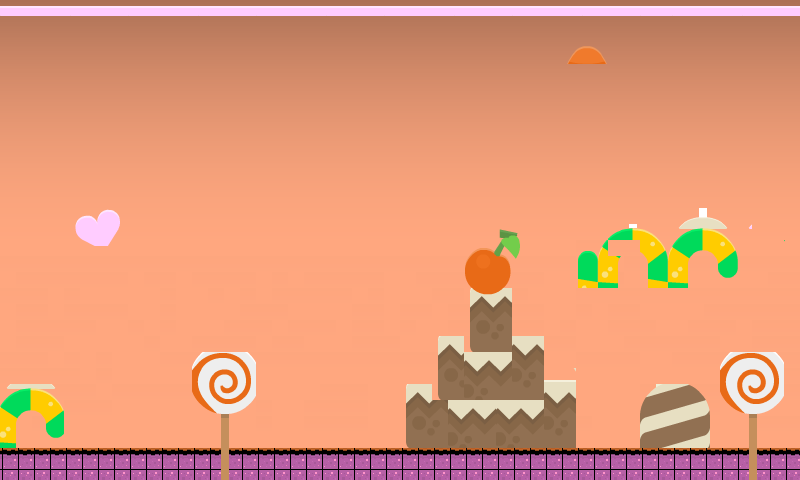

A level layout from a 2D game, rendered from its tile map. Below: a short description, then the map file with tile-grid data replaced by summaries:
An orthogonal 50x30 tile map with 16x16 px tiles, 3 tile layers (Tile Layer 1, Tile Layer 2, Tile Layer 3), 4 tilesets and 51 objects (33x fixture, 18x object).

<map version="1.0" orientation="orthogonal" renderorder="right-down" width="50" height="30" tilewidth="16" tileheight="16" nextobjectid="71">
 <tileset firstgid="1" name="roguelikeSheet_transparent" tilewidth="16" tileheight="16">
  <image source="../assets/roguelikeSheet_transparent.png" width="968" height="526" />
 </tileset>
 <tileset firstgid="1921" name="ken" tilewidth="16" tileheight="16">
  <image source="../assets/ken.png" width="640" height="480" />
 </tileset>
 <tileset firstgid="3121" name="candy" tilewidth="16" tileheight="16">
  <image source="../assets/candy.png" width="980" height="490" />
 </tileset>
 <tileset firstgid="4951" name="BGSkyTwilight7" tilewidth="16" tileheight="16">
  <image source="../assets/BGSkyTwilight7.png" width="32" height="480" />
 </tileset>
 <layer name="Tile Layer 1" width="50" height="30">
  <data>[1500 cells, 1500 non-empty, 53 distinct tile ids]</data>
 </layer>
 <layer name="Tile Layer 2" width="50" height="30">
  <data>[1500 cells, 58 non-empty, 14 distinct tile ids]</data>
 </layer>
 <layer name="Tile Layer 3" width="50" height="30">
  <data>[1500 cells, 262 non-empty, 153 distinct tile ids]</data>
 </layer>
 <objectgroup name="Object Layer 1">
  <object id="8" name="ptiche" type="object" x="204" y="333.333" width="36" height="23.3333">
   <properties>
    <property name="isSensor" value="true" />
    <property name="userData" value="qice" />
   </properties>
  </object>
  <object id="9" name="egg1point1" type="fixture" x="310.5" y="197.5" width="11" height="11">
   <properties>
    <property name="body" value="ptiche" />
    <property name="isSensor" value="true" />
    <property name="userData" value="egg1point1" />
   </properties>
   <ellipse />
  </object>
  <object id="10" name="egg1point1" type="fixture" x="258.5" y="299.5" width="11" height="11">
   <properties>
    <property name="body" value="ptiche" />
    <property name="isSensor" value="true" />
    <property name="userData" value="egg1point1" />
   </properties>
   <ellipse />
  </object>
  <object id="11" name="egg1point1" type="fixture" x="176.5" y="300.5" width="11" height="11">
   <properties>
    <property name="body" value="ptiche" />
    <property name="isSensor" value="true" />
    <property name="userData" value="egg1point1" />
   </properties>
   <ellipse />
  </object>
  <object id="12" name="egg1point1" type="fixture" x="151.5" y="249.5" width="11" height="11">
   <properties>
    <property name="body" value="ptiche" />
    <property name="isSensor" value="true" />
    <property name="userData" value="egg1point1" />
   </properties>
   <ellipse />
  </object>
  <object id="13" name="egg1point1" type="fixture" x="53.5" y="99.5" width="11" height="11">
   <properties>
    <property name="body" value="ptiche" />
    <property name="isSensor" value="true" />
    <property name="userData" value="egg1point1" />
   </properties>
   <ellipse />
  </object>
  <object id="14" name="egg1point1" type="fixture" x="403.5" y="27.5" width="11" height="11">
   <properties>
    <property name="body" value="ptiche" />
    <property name="isSensor" value="true" />
    <property name="userData" value="egg1point1" />
   </properties>
   <ellipse />
  </object>
  <object id="15" name="ptiche2" type="object" x="465" y="228.333" width="36" height="23.3333">
   <properties>
    <property name="isSensor" value="true" />
    <property name="userData" value="qice" />
   </properties>
  </object>
  <object id="16" name="egg1point1" type="fixture" x="568.5" y="71.5" width="11" height="11">
   <properties>
    <property name="body" value="ptiche2" />
    <property name="isSensor" value="true" />
    <property name="userData" value="egg1point1" />
   </properties>
   <ellipse />
  </object>
  <object id="17" name="egg1point1" type="fixture" x="513.5" y="200.5" width="11" height="11">
   <properties>
    <property name="body" value="ptiche2" />
    <property name="isSensor" value="true" />
    <property name="userData" value="egg1point1" />
   </properties>
   <ellipse />
  </object>
  <object id="18" name="egg1point1" type="fixture" x="439.5" y="198.5" width="11" height="11">
   <properties>
    <property name="body" value="ptiche2" />
    <property name="isSensor" value="true" />
    <property name="userData" value="egg1point1" />
   </properties>
   <ellipse />
  </object>
  <object id="19" name="egg1point1" type="fixture" x="386.5" y="138.5" width="11" height="11">
   <properties>
    <property name="body" value="ptiche2" />
    <property name="isSensor" value="true" />
    <property name="userData" value="egg1point1" />
   </properties>
   <ellipse />
  </object>
  <object id="20" name="egg1point1" type="fixture" x="208.5" y="57.5" width="11" height="11">
   <properties>
    <property name="body" value="ptiche2" />
    <property name="isSensor" value="true" />
    <property name="userData" value="egg1point1" />
   </properties>
   <ellipse />
  </object>
  <object id="21" name="egg1point1" type="fixture" x="523.5" y="28.5" width="11" height="11">
   <properties>
    <property name="body" value="ptiche2" />
    <property name="isSensor" value="true" />
    <property name="userData" value="egg1point1" />
   </properties>
   <ellipse />
  </object>
  <object id="22" name="ptiche3" type="object" x="284" y="427.333" width="36" height="23.3333">
   <properties>
    <property name="isSensor" value="true" />
    <property name="userData" value="qice" />
   </properties>
  </object>
  <object id="23" name="egg1point1" type="fixture" x="402.5" y="215.5" width="11" height="11">
   <properties>
    <property name="body" value="ptiche3" />
    <property name="isSensor" value="true" />
    <property name="userData" value="egg1point1" />
   </properties>
   <ellipse />
  </object>
  <object id="24" name="egg1point1" type="fixture" x="329.5" y="396.5" width="11" height="11">
   <properties>
    <property name="body" value="ptiche3" />
    <property name="isSensor" value="true" />
    <property name="userData" value="egg1point1" />
   </properties>
   <ellipse />
  </object>
  <object id="25" name="egg1point1" type="fixture" x="263.5" y="398.5" width="11" height="11">
   <properties>
    <property name="body" value="ptiche3" />
    <property name="isSensor" value="true" />
    <property name="userData" value="egg1point1" />
   </properties>
   <ellipse />
  </object>
  <object id="26" name="egg1point1" type="fixture" x="264.5" y="257.5" width="11" height="11">
   <properties>
    <property name="body" value="ptiche3" />
    <property name="isSensor" value="true" />
    <property name="userData" value="egg1point1" />
   </properties>
   <ellipse />
  </object>
  <object id="29" name="egg1point1" type="fixture" x="234.5" y="262.5" width="11" height="11">
   <properties>
    <property name="body" value="ptiche3" />
    <property name="isSensor" value="true" />
    <property name="userData" value="egg1point1" />
   </properties>
   <ellipse />
  </object>
  <object id="30" name="egg1point1" type="fixture" x="200.5" y="116.5" width="11" height="11">
   <properties>
    <property name="body" value="ptiche3" />
    <property name="isSensor" value="true" />
    <property name="userData" value="egg1point1" />
   </properties>
   <ellipse />
  </object>
  </objectgroup>
</map>
<!-- 30 of 51 objects omitted -->
